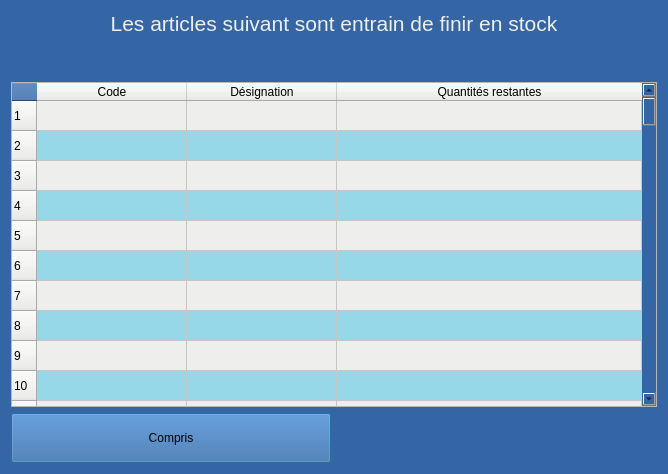
<?xml version="1.0" encoding="UTF-8"?>
<ui version="4.0">
 <class>Dialog</class>
 <widget class="QDialog" name="Dialog">
  <property name="geometry">
   <rect>
    <x>0</x>
    <y>0</y>
    <width>668</width>
    <height>474</height>
   </rect>
  </property>
  <property name="windowTitle">
   <string>Alert stock</string>
  </property>
  <property name="styleSheet">
   <string notr="true">background-color: rgb(52, 101, 164);</string>
  </property>
  <layout class="QGridLayout" name="gridLayout">
   <item row="2" column="0" colspan="2">
    <widget class="QTableWidget" name="tableWidget">
     <property name="styleSheet">
      <string notr="true">background-color: rgb(238, 238, 236);
alternate-background-color: rgba(33, 187, 226, 108);</string>
     </property>
     <property name="editTriggers">
      <set>QAbstractItemView::SelectedClicked</set>
     </property>
     <property name="alternatingRowColors">
      <bool>true</bool>
     </property>
     <property name="rowCount">
      <number>100</number>
     </property>
     <attribute name="horizontalHeaderDefaultSectionSize">
      <number>150</number>
     </attribute>
     <attribute name="horizontalHeaderStretchLastSection">
      <bool>true</bool>
     </attribute>
     <row/>
     <row/>
     <row/>
     <row/>
     <row/>
     <row/>
     <row/>
     <row/>
     <row/>
     <row/>
     <row/>
     <row/>
     <row/>
     <row/>
     <row/>
     <row/>
     <row/>
     <row/>
     <row/>
     <row/>
     <row/>
     <row/>
     <row/>
     <row/>
     <row/>
     <row/>
     <row/>
     <row/>
     <row/>
     <row/>
     <row/>
     <row/>
     <row/>
     <row/>
     <row/>
     <row/>
     <row/>
     <row/>
     <row/>
     <row/>
     <row/>
     <row/>
     <row/>
     <row/>
     <row/>
     <row/>
     <row/>
     <row/>
     <row/>
     <row/>
     <row/>
     <row/>
     <row/>
     <row/>
     <row/>
     <row/>
     <row/>
     <row/>
     <row/>
     <row/>
     <row/>
     <row/>
     <row/>
     <row/>
     <row/>
     <row/>
     <row/>
     <row/>
     <row/>
     <row/>
     <row/>
     <row/>
     <row/>
     <row/>
     <row/>
     <row/>
     <row/>
     <row/>
     <row/>
     <row/>
     <row/>
     <row/>
     <row/>
     <row/>
     <row/>
     <row/>
     <row/>
     <row/>
     <row/>
     <row/>
     <row/>
     <row/>
     <row/>
     <row/>
     <row/>
     <row/>
     <row/>
     <row/>
     <row/>
     <row/>
     <column>
      <property name="text">
       <string>Code</string>
      </property>
     </column>
     <column>
      <property name="text">
       <string>Désignation</string>
      </property>
     </column>
     <column>
      <property name="text">
       <string>Quantités restantes</string>
      </property>
     </column>
    </widget>
   </item>
   <item row="0" column="0" colspan="2">
    <widget class="QLabel" name="label">
     <property name="font">
      <font>
       <pointsize>16</pointsize>
      </font>
     </property>
     <property name="styleSheet">
      <string notr="true">color: rgb(238, 238, 236);</string>
     </property>
     <property name="text">
      <string>Les articles suivant sont entrain de finir en stock</string>
     </property>
     <property name="alignment">
      <set>Qt::AlignCenter</set>
     </property>
    </widget>
   </item>
   <item row="3" column="0">
    <widget class="QPushButton" name="btn_ok">
     <property name="minimumSize">
      <size>
       <width>0</width>
       <height>50</height>
      </size>
     </property>
     <property name="text">
      <string>Compris</string>
     </property>
    </widget>
   </item>
   <item row="1" column="0">
    <spacer name="verticalSpacer">
     <property name="orientation">
      <enum>Qt::Vertical</enum>
     </property>
     <property name="sizeType">
      <enum>QSizePolicy::Fixed</enum>
     </property>
     <property name="sizeHint" stdset="0">
      <size>
       <width>20</width>
       <height>40</height>
      </size>
     </property>
    </spacer>
   </item>
  </layout>
 </widget>
 <resources/>
 <connections/>
</ui>
